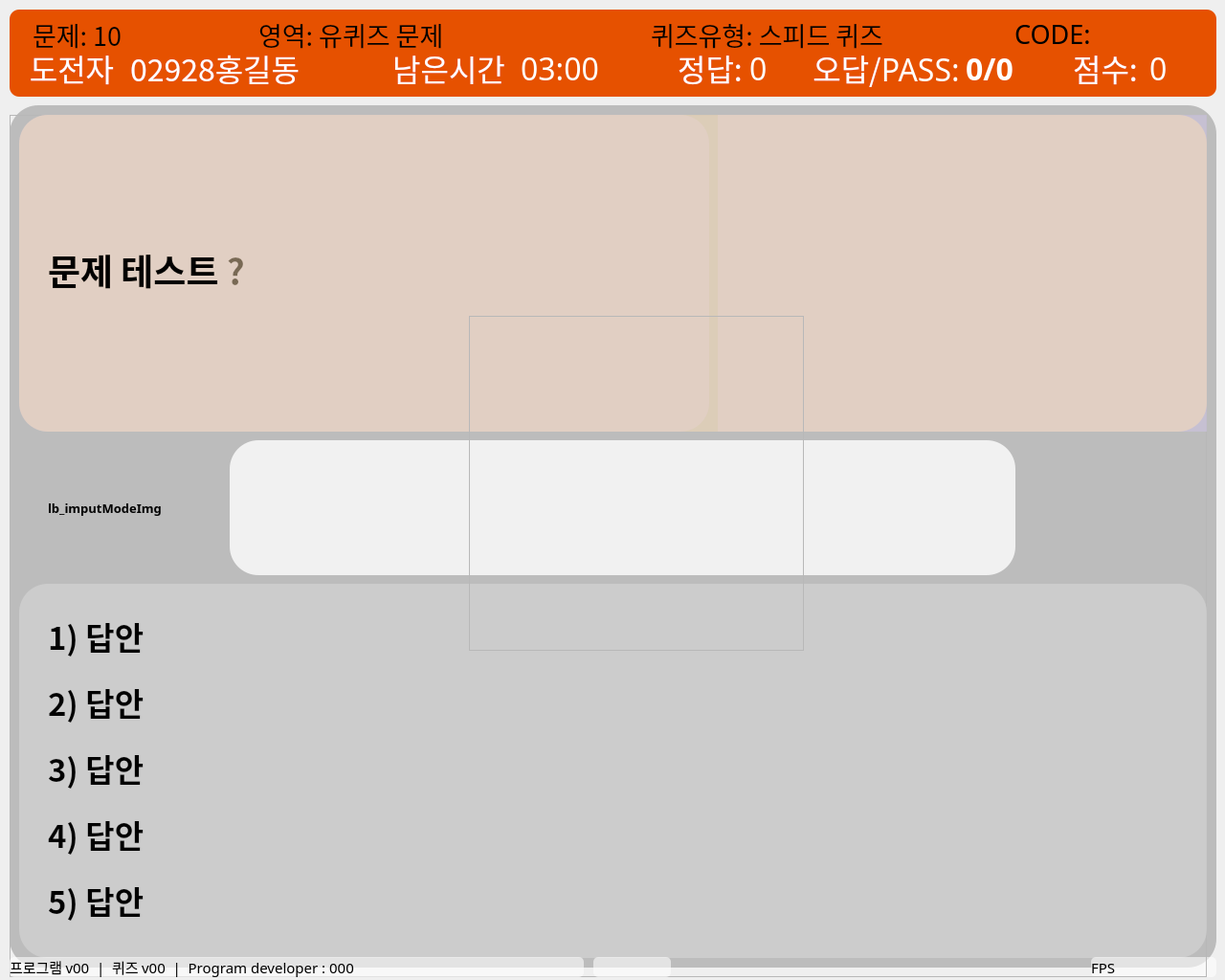
<?xml version="1.0" encoding="UTF-8"?>
<ui version="4.0">
 <class>quizView</class>
 <widget class="QWidget" name="quizView">
  <property name="geometry">
   <rect>
    <x>0</x>
    <y>0</y>
    <width>1280</width>
    <height>1024</height>
   </rect>
  </property>
  <property name="windowTitle">
   <string>Form</string>
  </property>
  <widget class="QFrame" name="fr_top_quiz">
   <property name="enabled">
    <bool>true</bool>
   </property>
   <property name="geometry">
    <rect>
     <x>10</x>
     <y>10</y>
     <width>1261</width>
     <height>91</height>
    </rect>
   </property>
   <property name="styleSheet">
    <string notr="true">background-color: #E65100;
border-radius: 10px;</string>
   </property>
   <property name="frameShape">
    <enum>QFrame::StyledPanel</enum>
   </property>
   <property name="frameShadow">
    <enum>QFrame::Raised</enum>
   </property>
   <widget class="QLabel" name="lb_code">
    <property name="geometry">
     <rect>
      <x>1050</x>
      <y>10</y>
      <width>181</width>
      <height>31</height>
     </rect>
    </property>
    <property name="font">
     <font>
      <family>나눔스퀘어라운드 Bold</family>
      <pointsize>20</pointsize>
     </font>
    </property>
    <property name="text">
     <string>CODE:</string>
    </property>
    <property name="alignment">
     <set>Qt::AlignLeading|Qt::AlignLeft|Qt::AlignVCenter</set>
    </property>
   </widget>
   <widget class="QWidget" name="gridLayoutWidget">
    <property name="geometry">
     <rect>
      <x>10</x>
      <y>38</y>
      <width>1241</width>
      <height>46</height>
     </rect>
    </property>
    <layout class="QGridLayout" name="gridLayout">
     <item row="0" column="0">
      <layout class="QHBoxLayout" name="horizontalLayout_2">
       <item>
        <widget class="QLabel" name="lb_usrTitle">
         <property name="minimumSize">
          <size>
           <width>110</width>
           <height>0</height>
          </size>
         </property>
         <property name="font">
          <font>
           <family>나눔스퀘어라운드 Bold</family>
           <pointsize>24</pointsize>
          </font>
         </property>
         <property name="styleSheet">
          <string notr="true">color: rgb(255, 255, 255);</string>
         </property>
         <property name="text">
          <string>도전자</string>
         </property>
         <property name="alignment">
          <set>Qt::AlignCenter</set>
         </property>
        </widget>
       </item>
       <item>
        <widget class="QLabel" name="lb_usrName">
         <property name="minimumSize">
          <size>
           <width>200</width>
           <height>0</height>
          </size>
         </property>
         <property name="font">
          <font>
           <family>나눔스퀘어라운드 Bold</family>
           <pointsize>24</pointsize>
          </font>
         </property>
         <property name="styleSheet">
          <string notr="true">color: rgb(255, 255, 255);</string>
         </property>
         <property name="text">
          <string>02928홍길동</string>
         </property>
         <property name="alignment">
          <set>Qt::AlignLeading|Qt::AlignLeft|Qt::AlignVCenter</set>
         </property>
        </widget>
       </item>
       <item>
        <spacer name="horizontalSpacer">
         <property name="orientation">
          <enum>Qt::Horizontal</enum>
         </property>
         <property name="sizeHint" stdset="0">
          <size>
           <width>40</width>
           <height>20</height>
          </size>
         </property>
        </spacer>
       </item>
       <item>
        <layout class="QHBoxLayout" name="horizontalLayout_3">
         <item>
          <widget class="QLabel" name="lb_timeTitle">
           <property name="minimumSize">
            <size>
             <width>120</width>
             <height>0</height>
            </size>
           </property>
           <property name="font">
            <font>
             <family>나눔스퀘어라운드 Bold</family>
             <pointsize>24</pointsize>
            </font>
           </property>
           <property name="styleSheet">
            <string notr="true">color: rgb(255, 255, 255);</string>
           </property>
           <property name="text">
            <string>남은시간</string>
           </property>
           <property name="alignment">
            <set>Qt::AlignCenter</set>
           </property>
          </widget>
         </item>
         <item>
          <widget class="QLabel" name="lb_timeView">
           <property name="minimumSize">
            <size>
             <width>100</width>
             <height>0</height>
            </size>
           </property>
           <property name="font">
            <font>
             <family>나눔스퀘어라운드 Bold</family>
             <pointsize>24</pointsize>
            </font>
           </property>
           <property name="styleSheet">
            <string notr="true">color: rgb(255, 255, 255);</string>
           </property>
           <property name="text">
            <string>03:00</string>
           </property>
           <property name="alignment">
            <set>Qt::AlignCenter</set>
           </property>
          </widget>
         </item>
        </layout>
       </item>
       <item>
        <spacer name="horizontalSpacer_2">
         <property name="orientation">
          <enum>Qt::Horizontal</enum>
         </property>
         <property name="sizeHint" stdset="0">
          <size>
           <width>40</width>
           <height>20</height>
          </size>
         </property>
        </spacer>
       </item>
       <item>
        <layout class="QHBoxLayout" name="horizontalLayout_4">
         <item>
          <widget class="QLabel" name="lb_correctTitle">
           <property name="minimumSize">
            <size>
             <width>70</width>
             <height>0</height>
            </size>
           </property>
           <property name="font">
            <font>
             <family>나눔스퀘어라운드 Bold</family>
             <pointsize>24</pointsize>
            </font>
           </property>
           <property name="styleSheet">
            <string notr="true">color: rgb(255, 255, 255);</string>
           </property>
           <property name="text">
            <string>정답:</string>
           </property>
           <property name="alignment">
            <set>Qt::AlignCenter</set>
           </property>
          </widget>
         </item>
         <item>
          <widget class="QLabel" name="lb_correct">
           <property name="minimumSize">
            <size>
             <width>60</width>
             <height>0</height>
            </size>
           </property>
           <property name="font">
            <font>
             <family>나눔스퀘어라운드 Bold</family>
             <pointsize>24</pointsize>
            </font>
           </property>
           <property name="styleSheet">
            <string notr="true">color: rgb(255, 255, 255);</string>
           </property>
           <property name="text">
            <string>0</string>
           </property>
           <property name="alignment">
            <set>Qt::AlignLeading|Qt::AlignLeft|Qt::AlignVCenter</set>
           </property>
          </widget>
         </item>
         <item>
          <layout class="QHBoxLayout" name="horizontalLayout_5">
           <item>
            <widget class="QLabel" name="lb_wrongpassTitle">
             <property name="minimumSize">
              <size>
               <width>70</width>
               <height>0</height>
              </size>
             </property>
             <property name="font">
              <font>
               <family>나눔스퀘어라운드 Bold</family>
               <pointsize>24</pointsize>
              </font>
             </property>
             <property name="styleSheet">
              <string notr="true">color: rgb(255, 255, 255);</string>
             </property>
             <property name="text">
              <string>오답/PASS:</string>
             </property>
             <property name="alignment">
              <set>Qt::AlignCenter</set>
             </property>
            </widget>
           </item>
           <item>
            <widget class="QLabel" name="lb_wrongpass">
             <property name="minimumSize">
              <size>
               <width>60</width>
               <height>0</height>
              </size>
             </property>
             <property name="font">
              <font>
               <family>나눔스퀘어라운드 Bold</family>
               <pointsize>24</pointsize>
               <bold>true</bold>
              </font>
             </property>
             <property name="styleSheet">
              <string notr="true">color: rgb(255, 255, 255);</string>
             </property>
             <property name="text">
              <string>0/0</string>
             </property>
             <property name="alignment">
              <set>Qt::AlignLeading|Qt::AlignLeft|Qt::AlignVCenter</set>
             </property>
            </widget>
           </item>
           <item>
            <layout class="QHBoxLayout" name="horizontalLayout_6">
             <item>
              <spacer name="horizontalSpacer_4">
               <property name="orientation">
                <enum>Qt::Horizontal</enum>
               </property>
               <property name="sizeHint" stdset="0">
                <size>
                 <width>40</width>
                 <height>20</height>
                </size>
               </property>
              </spacer>
             </item>
             <item>
              <widget class="QLabel" name="lb_scoreTitle">
               <property name="minimumSize">
                <size>
                 <width>80</width>
                 <height>0</height>
                </size>
               </property>
               <property name="font">
                <font>
                 <family>나눔스퀘어라운드 Bold</family>
                 <pointsize>24</pointsize>
                </font>
               </property>
               <property name="styleSheet">
                <string notr="true">color: rgb(255, 255, 255);</string>
               </property>
               <property name="text">
                <string>점수:</string>
               </property>
               <property name="alignment">
                <set>Qt::AlignCenter</set>
               </property>
              </widget>
             </item>
             <item>
              <widget class="QLabel" name="lb_score">
               <property name="minimumSize">
                <size>
                 <width>60</width>
                 <height>0</height>
                </size>
               </property>
               <property name="font">
                <font>
                 <family>나눔스퀘어라운드 Bold</family>
                 <pointsize>24</pointsize>
                </font>
               </property>
               <property name="styleSheet">
                <string notr="true">color: rgb(255, 255, 255);</string>
               </property>
               <property name="text">
                <string>0</string>
               </property>
               <property name="alignment">
                <set>Qt::AlignLeading|Qt::AlignLeft|Qt::AlignVCenter</set>
               </property>
              </widget>
             </item>
            </layout>
           </item>
          </layout>
         </item>
        </layout>
       </item>
      </layout>
     </item>
    </layout>
   </widget>
  </widget>
  <widget class="QLabel" name="lb_fps">
   <property name="geometry">
    <rect>
     <x>1140</x>
     <y>1000</y>
     <width>131</width>
     <height>21</height>
    </rect>
   </property>
   <property name="font">
    <font>
     <family>나눔스퀘어라운드 Bold</family>
     <pointsize>11</pointsize>
    </font>
   </property>
   <property name="styleSheet">
    <string notr="true">border-radius: 5px;
background-color: rgba(255, 255, 255, 150);</string>
   </property>
   <property name="text">
    <string>FPS</string>
   </property>
   <property name="alignment">
    <set>Qt::AlignLeading|Qt::AlignLeft|Qt::AlignVCenter</set>
   </property>
  </widget>
  <widget class="QFrame" name="fr_main_quiz">
   <property name="geometry">
    <rect>
     <x>10</x>
     <y>120</y>
     <width>1251</width>
     <height>901</height>
    </rect>
   </property>
   <property name="frameShape">
    <enum>QFrame::StyledPanel</enum>
   </property>
   <property name="frameShadow">
    <enum>QFrame::Raised</enum>
   </property>
   <widget class="QLabel" name="lb_chAnswer">
    <property name="geometry">
     <rect>
      <x>10</x>
      <y>490</y>
      <width>1241</width>
      <height>391</height>
     </rect>
    </property>
    <property name="minimumSize">
     <size>
      <width>110</width>
      <height>0</height>
     </size>
    </property>
    <property name="font">
     <font>
      <family>나눔스퀘어라운드 Bold</family>
      <pointsize>25</pointsize>
      <italic>false</italic>
      <bold>true</bold>
      <underline>false</underline>
      <strikeout>false</strikeout>
      <kerning>true</kerning>
     </font>
    </property>
    <property name="styleSheet">
     <string notr="true">background-color: rgba(255, 255, 255, 60);
border-radius: 30px;</string>
    </property>
    <property name="text">
     <string>&lt;style type=text/

css&gt;
p.margin {
    margin-top: 15px;
    margin-bottom: 15px;
    margin-right: 30px;
    margin-left: 30px;
    line-height: 110%;
}
&lt;/style&gt;

&lt;p class=&quot;margin&quot;&gt;1) 답안 &lt;/p&gt;
&lt;p class=&quot;margin&quot;&gt;2) 답안 &lt;/p&gt;
&lt;p class=&quot;margin&quot;&gt;3) 답안 &lt;/p&gt;
&lt;p class=&quot;margin&quot;&gt;4) 답안 &lt;/p&gt;
&lt;p class=&quot;margin&quot;&gt;5) 답안 &lt;/p&gt;

 

</string>
    </property>
    <property name="alignment">
     <set>Qt::AlignLeading|Qt::AlignLeft|Qt::AlignVCenter</set>
    </property>
    <property name="wordWrap">
     <bool>true</bool>
    </property>
   </widget>
   <widget class="QLabel" name="lb_question2">
    <property name="geometry">
     <rect>
      <x>10</x>
      <y>0</y>
      <width>721</width>
      <height>331</height>
     </rect>
    </property>
    <property name="minimumSize">
     <size>
      <width>110</width>
      <height>0</height>
     </size>
    </property>
    <property name="font">
     <font>
      <family>NanumSquareRound</family>
      <pointsize>28</pointsize>
      <bold>true</bold>
     </font>
    </property>
    <property name="autoFillBackground">
     <bool>false</bool>
    </property>
    <property name="styleSheet">
     <string notr="true">background-color: rgba(209, 196, 233, 120);
border-radius: 30px;</string>
    </property>
    <property name="text">
     <string>&lt;style type=text/

css&gt;
p.margin {
    margin-top: 30px;
    margin-bottom: 30px;
    margin-right: 30px;
    margin-left: 30px;
    line-height: 110%;
}
&lt;/style&gt;

&lt;p class=&quot;margin&quot;&gt; 문제 테스트 ? &lt;/p&gt;</string>
    </property>
    <property name="alignment">
     <set>Qt::AlignLeading|Qt::AlignLeft|Qt::AlignVCenter</set>
    </property>
    <property name="wordWrap">
     <bool>true</bool>
    </property>
   </widget>
   <widget class="QLabel" name="lb_question2Img">
    <property name="geometry">
     <rect>
      <x>740</x>
      <y>0</y>
      <width>511</width>
      <height>331</height>
     </rect>
    </property>
    <property name="minimumSize">
     <size>
      <width>110</width>
      <height>0</height>
     </size>
    </property>
    <property name="font">
     <font>
      <family>NanumSquareRound</family>
      <pointsize>28</pointsize>
      <bold>true</bold>
     </font>
    </property>
    <property name="autoFillBackground">
     <bool>false</bool>
    </property>
    <property name="styleSheet">
     <string notr="true">background-color: rgba(209, 196, 233, 120);
border-radius: 0px;</string>
    </property>
    <property name="text">
     <string>&lt;html&gt;&lt;head/&gt;&lt;body&gt;&lt;p&gt;&lt;br/&gt;&lt;/p&gt;&lt;/body&gt;&lt;/html&gt;</string>
    </property>
    <property name="alignment">
     <set>Qt::AlignLeading|Qt::AlignLeft|Qt::AlignVCenter</set>
    </property>
    <property name="wordWrap">
     <bool>true</bool>
    </property>
   </widget>
   <widget class="QLabel" name="lb_question">
    <property name="geometry">
     <rect>
      <x>10</x>
      <y>0</y>
      <width>1241</width>
      <height>331</height>
     </rect>
    </property>
    <property name="minimumSize">
     <size>
      <width>110</width>
      <height>0</height>
     </size>
    </property>
    <property name="font">
     <font>
      <family>NanumSquareRound</family>
      <pointsize>28</pointsize>
      <bold>true</bold>
     </font>
    </property>
    <property name="autoFillBackground">
     <bool>false</bool>
    </property>
    <property name="styleSheet">
     <string notr="true">background-color: rgba(255, 224, 178, 120);
border-radius: 30px;</string>
    </property>
    <property name="text">
     <string>&lt;style type=text/

css&gt;
p.margin {
    margin-top: 30px;
    margin-bottom: 30px;
    margin-right: 30px;
    margin-left: 30px;
    line-height: 110%;
}
&lt;/style&gt;

&lt;p class=&quot;margin&quot;&gt; 문제 테스트 &lt;/p&gt;</string>
    </property>
    <property name="alignment">
     <set>Qt::AlignLeading|Qt::AlignLeft|Qt::AlignVCenter</set>
    </property>
    <property name="wordWrap">
     <bool>true</bool>
    </property>
   </widget>
   <widget class="QLabel" name="lb_waitMsg">
    <property name="geometry">
     <rect>
      <x>230</x>
      <y>340</y>
      <width>821</width>
      <height>141</height>
     </rect>
    </property>
    <property name="minimumSize">
     <size>
      <width>110</width>
      <height>0</height>
     </size>
    </property>
    <property name="font">
     <font>
      <family>NanumSquareRound</family>
      <pointsize>28</pointsize>
      <bold>true</bold>
     </font>
    </property>
    <property name="autoFillBackground">
     <bool>false</bool>
    </property>
    <property name="styleSheet">
     <string notr="true">background-color: rgba(255, 255, 255, 200);
border-radius: 30px;</string>
    </property>
    <property name="text">
     <string/>
    </property>
    <property name="alignment">
     <set>Qt::AlignLeading|Qt::AlignLeft|Qt::AlignVCenter</set>
    </property>
    <property name="wordWrap">
     <bool>true</bool>
    </property>
   </widget>
   <widget class="QLabel" name="lb_inputModeImg">
    <property name="geometry">
     <rect>
      <x>40</x>
      <y>330</y>
      <width>1121</width>
      <height>161</height>
     </rect>
    </property>
    <property name="font">
     <font>
      <family>나눔스퀘어라운드 Bold</family>
      <pointsize>10</pointsize>
      <bold>true</bold>
     </font>
    </property>
    <property name="styleSheet">
     <string notr="true"/>
    </property>
    <property name="text">
     <string>lb_imputModeImg</string>
    </property>
   </widget>
  </widget>
  <widget class="QLabel" name="lb_imageView">
   <property name="geometry">
    <rect>
     <x>10</x>
     <y>110</y>
     <width>1261</width>
     <height>901</height>
    </rect>
   </property>
   <property name="font">
    <font>
     <pointsize>28</pointsize>
    </font>
   </property>
   <property name="styleSheet">
    <string notr="true">background-color: rgb(188, 188, 188);
border-radius: 30px;</string>
   </property>
   <property name="text">
    <string/>
   </property>
   <property name="alignment">
    <set>Qt::AlignCenter</set>
   </property>
  </widget>
  <widget class="QLabel" name="lb_type">
   <property name="geometry">
    <rect>
     <x>270</x>
     <y>20</y>
     <width>371</width>
     <height>31</height>
    </rect>
   </property>
   <property name="font">
    <font>
     <family>나눔스퀘어라운드 Bold</family>
     <pointsize>20</pointsize>
    </font>
   </property>
   <property name="text">
    <string>영역: 유퀴즈 문제</string>
   </property>
  </widget>
  <widget class="QLabel" name="lb_no">
   <property name="geometry">
    <rect>
     <x>34</x>
     <y>20</y>
     <width>201</width>
     <height>31</height>
    </rect>
   </property>
   <property name="font">
    <font>
     <family>나눔스퀘어라운드 Bold</family>
     <pointsize>20</pointsize>
    </font>
   </property>
   <property name="text">
    <string>문제: 10</string>
   </property>
  </widget>
  <widget class="QLabel" name="lb_quizResult">
   <property name="geometry">
    <rect>
     <x>260</x>
     <y>330</y>
     <width>791</width>
     <height>381</height>
    </rect>
   </property>
   <property name="font">
    <font>
     <family>Atlanta</family>
     <pointsize>200</pointsize>
     <italic>false</italic>
     <bold>true</bold>
    </font>
   </property>
   <property name="styleSheet">
    <string notr="true"/>
   </property>
   <property name="text">
    <string/>
   </property>
   <property name="alignment">
    <set>Qt::AlignCenter</set>
   </property>
  </widget>
  <widget class="QLabel" name="lb_type2">
   <property name="geometry">
    <rect>
     <x>680</x>
     <y>20</y>
     <width>281</width>
     <height>31</height>
    </rect>
   </property>
   <property name="font">
    <font>
     <family>나눔스퀘어라운드 Bold</family>
     <pointsize>20</pointsize>
    </font>
   </property>
   <property name="text">
    <string>퀴즈유형: 스피드 퀴즈</string>
   </property>
  </widget>
  <widget class="QFrame" name="center_progress">
   <property name="geometry">
    <rect>
     <x>490</x>
     <y>330</y>
     <width>350</width>
     <height>350</height>
    </rect>
   </property>
   <property name="frameShape">
    <enum>QFrame::StyledPanel</enum>
   </property>
   <property name="frameShadow">
    <enum>QFrame::Raised</enum>
   </property>
  </widget>
  <widget class="QLabel" name="lb_verInfo">
   <property name="geometry">
    <rect>
     <x>10</x>
     <y>1000</y>
     <width>600</width>
     <height>21</height>
    </rect>
   </property>
   <property name="font">
    <font>
     <family>나눔스퀘어라운드 Bold</family>
     <pointsize>11</pointsize>
    </font>
   </property>
   <property name="styleSheet">
    <string notr="true">border-radius: 5px;
background-color: rgba(255, 255, 255, 150);</string>
   </property>
   <property name="text">
    <string>프로그램 v00  |  퀴즈 v00  |  Program developer : 000</string>
   </property>
   <property name="alignment">
    <set>Qt::AlignLeading|Qt::AlignLeft|Qt::AlignVCenter</set>
   </property>
  </widget>
  <widget class="QLabel" name="lb_test_hint">
   <property name="geometry">
    <rect>
     <x>620</x>
     <y>1000</y>
     <width>81</width>
     <height>21</height>
    </rect>
   </property>
   <property name="font">
    <font>
     <family>나눔스퀘어라운드 Bold</family>
     <pointsize>11</pointsize>
    </font>
   </property>
   <property name="layoutDirection">
    <enum>Qt::LeftToRight</enum>
   </property>
   <property name="styleSheet">
    <string notr="true">border-radius: 5px;
background-color: rgba(255, 255, 255, 150);</string>
   </property>
   <property name="text">
    <string/>
   </property>
   <property name="alignment">
    <set>Qt::AlignCenter</set>
   </property>
  </widget>
  <zorder>lb_imageView</zorder>
  <zorder>fr_top_quiz</zorder>
  <zorder>lb_fps</zorder>
  <zorder>fr_main_quiz</zorder>
  <zorder>lb_type</zorder>
  <zorder>lb_no</zorder>
  <zorder>lb_quizResult</zorder>
  <zorder>lb_type2</zorder>
  <zorder>center_progress</zorder>
  <zorder>lb_verInfo</zorder>
  <zorder>lb_test_hint</zorder>
 </widget>
 <resources/>
 <connections/>
</ui>
